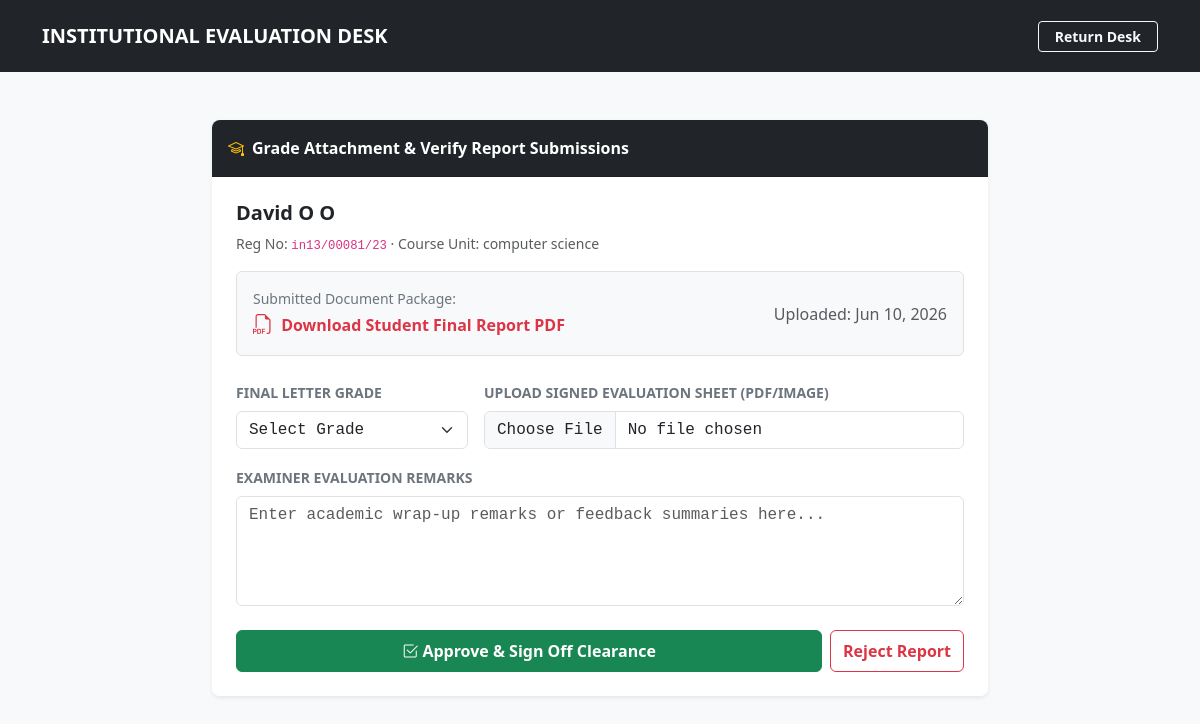
The page /evaluate-submission/1/ (signed in) on the database its author committed.
### core/models.py (models this page shows, shortened)
class FinalAssessment(models.Model):
    STATUS_CHOICES = [
        ('PENDING', 'Pending Review'),
        ('APPROVED', 'Cleared / Passed'),
        ('REJECTED', 'Rejected / Re-upload Required'),
    ]
    attachee = models.OneToOneField(AttacheeProfile, on_delete=models.CASCADE, related_name='final_assessment')
    report_file = models.FileField(upload_to=report_upload_path, null=True, blank=True)
    report_uploaded_at = models.DateTimeField(null=True, blank=True)
    report_status = models.CharField(max_length=15, choices=STATUS_CHOICES, default='PENDING')
    evaluation_file = models.FileField(upload_to=evaluation_upload_path, null=True, blank=True)
    evaluation_uploaded_at = models.DateTimeField(null=True, blank=True)
    final_grade = models.CharField(max_length=2, blank=True, null=True)
    examiner_remarks = models.TextField(blank=True, null=True)
    updated_at = models.DateTimeField(auto_now=True)

class AttacheeProfile(models.Model):
    GENDER_CHOICES = (
        ('M', 'Male'),
        ('F', 'Female'),
    )
    STATUS_CHOICES = (
        ('PENDING', 'Pending Approval'),
        ('APPROVED', 'Approved (Waiting to Start)'),
        ('ACTIVE', 'Active on Program'),
        ('COMPLETED', 'Attachment Finished'),
        ('REJECTED', 'Rejected'),
    )
    user = models.OneToOneField(User, on_delete=models.CASCADE, related_name='attachee_profile')
    full_name = models.CharField(max_length=100)
    gender = models.CharField(max_length=1, choices=GENDER_CHOICES)
    national_id = models.CharField(max_length=20, unique=True, null=True, blank=True)
    registration_number = models.CharField(max_length=50, unique=True)
    course_name = models.CharField(max_length=150) # e.g., BSc. Computer Science
    institution = models.CharField(max_length=150) # e.g., Kisii University
    department = models.ForeignKey(Department, on_delete=models.PROTECT, related_name='attachees')
    status = models.CharField(max_length=20, choices=STATUS_CHOICES, default='PENDING')
    attachment_start_date = models.DateField(null=True, blank=True, help_text="Start date of industrial attachment")
    attachment_end_date = models.DateField(null=True, blank=True, help_text="End date of industrial attachment")
    created_at = models.DateTimeField(auto_now_add=True)

### core/views.py (the view, shortened to what this page needs)
# urls.py: path('evaluate-submission/<int:assessment_id>/', views.evaluate_final_submission, name='evaluate_final_submission'),
@login_required
def evaluate_final_submission(request, assessment_id):
    if request.user.role != 'SUPERVISOR':
        return redirect('login_view')
    assessment = get_object_or_404(FinalAssessment, id=assessment_id)
    attachee_user = assessment.attachee.user  # Fetching the associated User object for the email address
    return render(request, 'core/evaluate_final_submission.html', {'assessment': assessment})

### core/templates/core/evaluate_final_submission.html (shortened to what this page needs)
<!DOCTYPE html>
<html lang="en">
<head>
    <link rel="stylesheet" href="https://cdn.jsdelivr.net/npm/bootstrap@5.3.0/dist/css/bootstrap.min.css">
    <link rel="stylesheet" href="https://cdn.jsdelivr.net/npm/bootstrap-icons@1.10.5/font/bootstrap-icons.css">
</head>
<body class="bg-light">
    <nav class="navbar navbar-expand-lg navbar-dark bg-dark py-3">
        <div class="container">
            <span class="navbar-brand fw-bold tracking-wide text-uppercase small">Institutional Evaluation Desk</span>
            <a href="{% url 'supervisor_dashboard' %}" class="btn btn-sm btn-outline-light px-3 fw-bold">Return Desk</a>
        </div>
    </nav>
    <div class="container py-5" style="max-width: 800px;">
        <div class="card shadow-sm border-0 rounded-3 overflow-hidden">
            <div class="card-header bg-dark text-white fw-bold py-3">
                <i class="bi bi-mortarboard me-2 text-warning"></i>Grade Attachment & Verify Report Submissions
            </div>
            <div class="card-body p-4 bg-white">
                <h5 class="fw-bold text-dark">{{ assessment.attachee.full_name }}</h5>
                <p class="text-muted small">Reg No: <code>{{ assessment.attachee.registration_number }}</code> &middot; Course Unit: {{ assessment.attachee.course_name }}</p>
                <div class="p-3 border rounded bg-light mb-4 d-flex justify-content-between align-items-center">
                    <div>
                        <span class="text-secondary small d-block">Submitted Document Package:</span>
                        <a href="{{ assessment.report_file.url }}" target="_blank" class="fw-bold text-danger text-decoration-none">
                            <i class="bi bi-filetype-pdf fs-5 me-1"></i> Download Student Final Report PDF
                        </a>
                    </div>
                    <span class="text-muted x-small">Uploaded: {{ assessment.report_uploaded_at|date:"M d, Y" }}</span>
                </div>
                <form method="POST" enctype="multipart/form-data" class="d-flex flex-column gap-3">
                    <div class="row g-3">
                        <div class="col-md-4">
                            <label class="form-label small fw-bold text-secondary">FINAL LETTER GRADE</label>
                            <select name="final_grade" class="form-select font-monospace" required>
                                <option value="">Select Grade</option>
                            </select>
                        </div>
                        <div class="col-md-8">
                            <label class="form-label small fw-bold text-secondary">UPLOAD SIGNED EVALUATION SHEET (PDF/IMAGE)</label>
                            <input type="file" name="evaluation_file" class="form-control font-monospace">
                        </div>
                    </div>
                    <div>
                        <label class="form-label small fw-bold text-secondary">EXAMINER EVALUATION REMARKS</label>
                        <textarea name="examiner_remarks" class="form-control font-monospace" rows="4" placeholder="Enter academic wrap-up remarks or feedback summaries here..."></textarea>
                    </div>
                    <div class="d-flex gap-2 pt-2">
                        <button type="submit" name="action" value="APPROVE" class="btn btn-success fw-bold py-2 flex-grow-1">
                            <i class="bi bi-check2-square"></i> Approve & Sign Off Clearance
                        </button>
                        <button type="submit" name="action" value="REJECT" class="btn btn-outline-danger fw-bold py-2">
                            Reject Report
                        </button>
                    </div>
                </form>
            </div>
        </div>
    </div>
</body>
</html>

### rows shown on the page
FinalAssessment: attachee.full_name "David O O", attachee.registration_number "in13/00081/23", attachee.course_name "computer science", report_uploaded_at "Jun 10, 2026"
